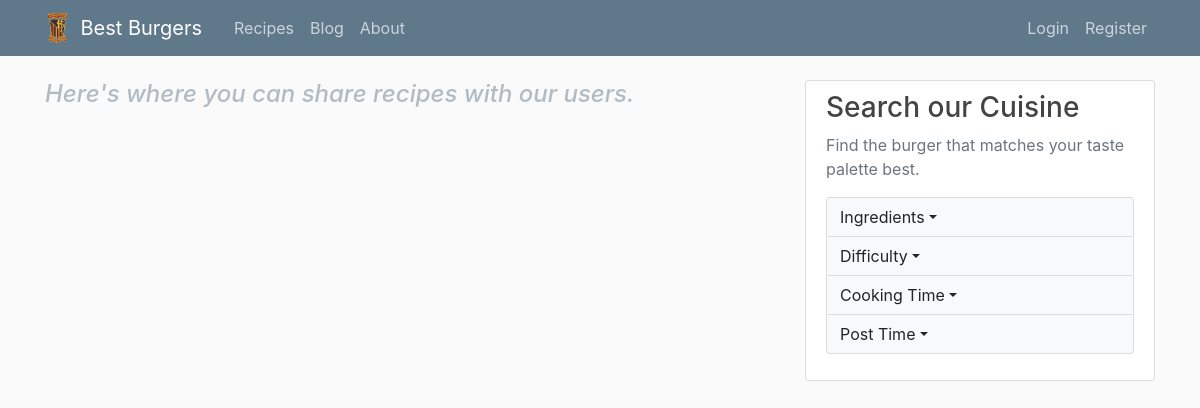
Page /home on the earlier database version.
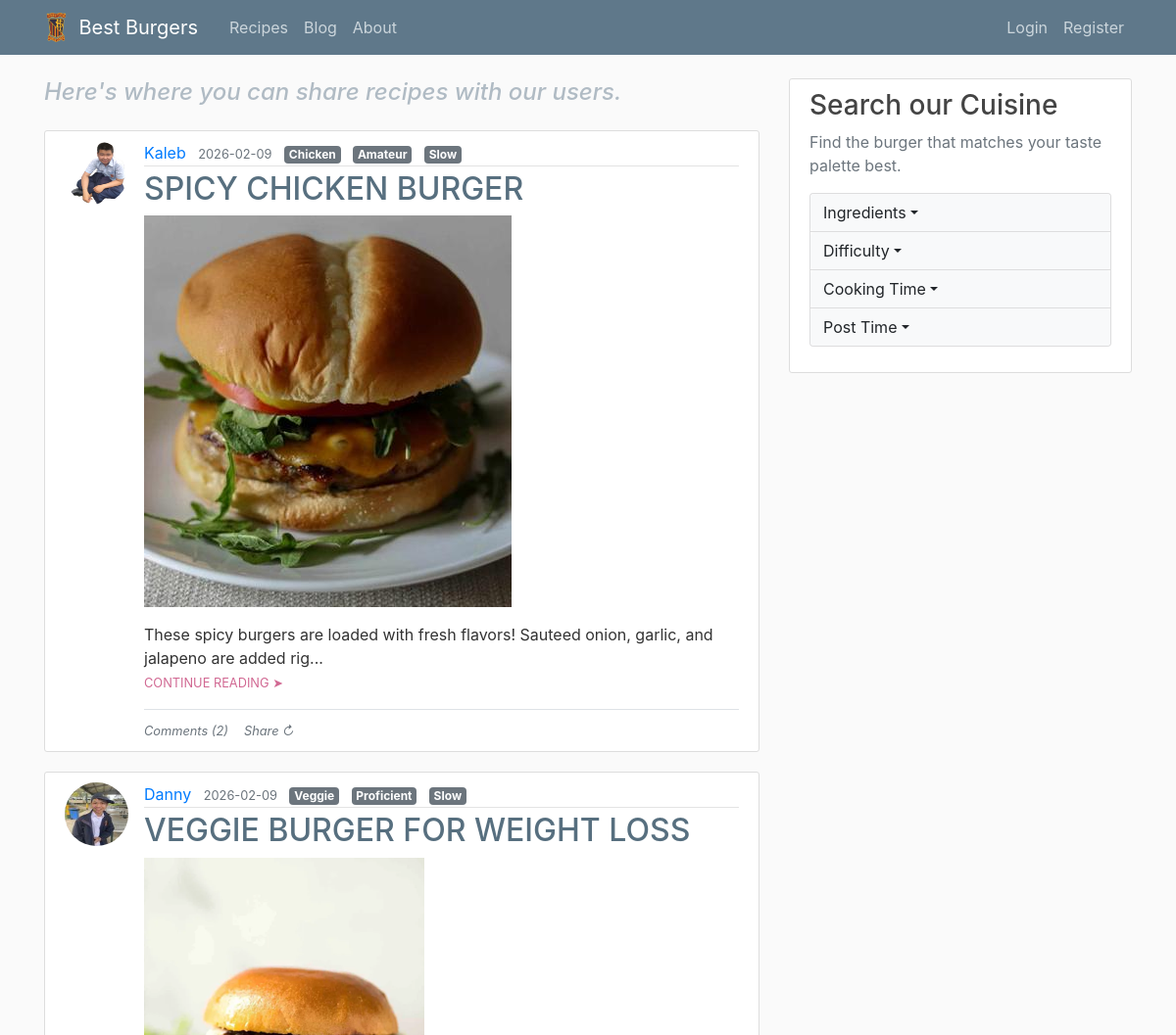
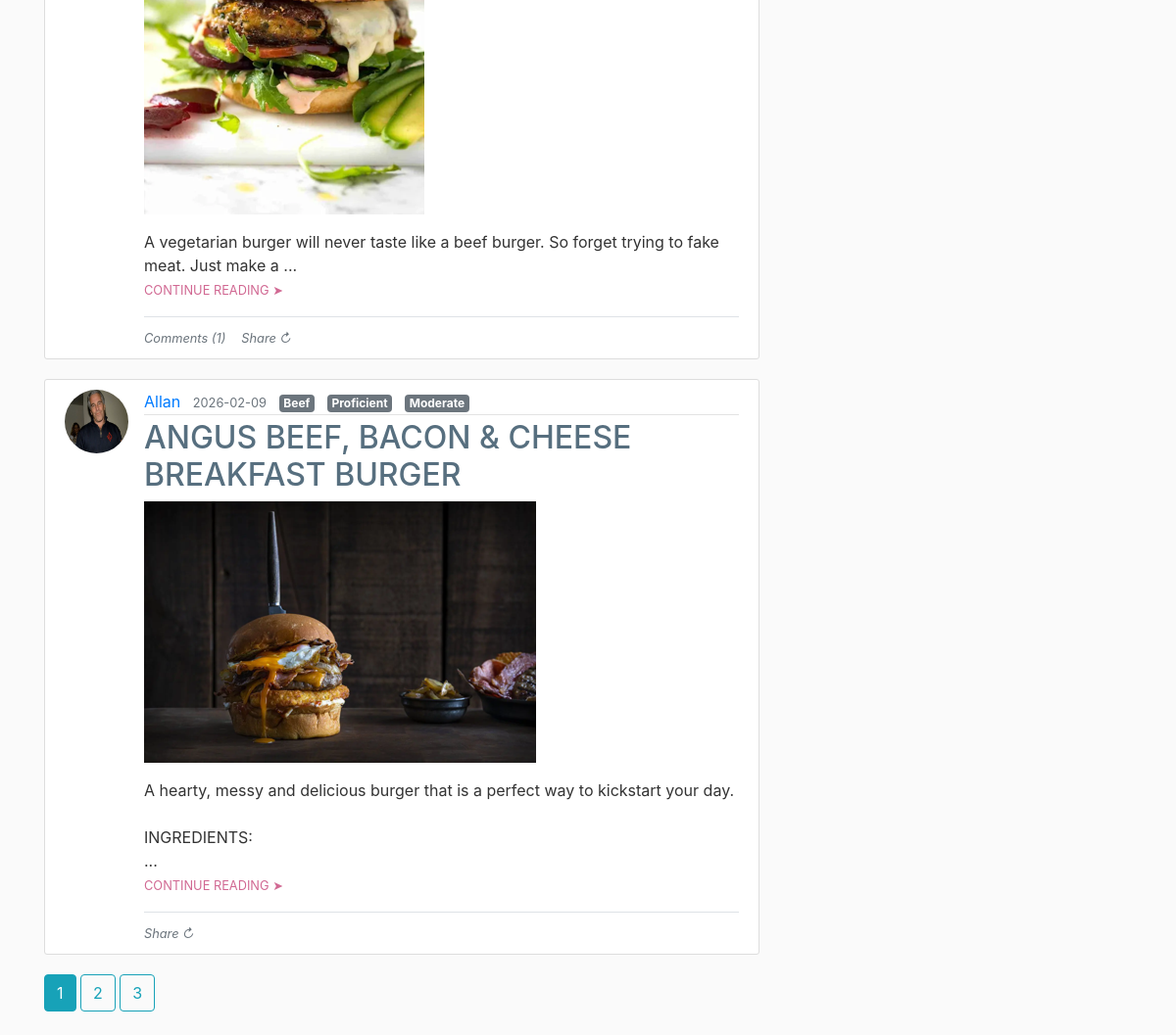
Same page on the later database version (2 pictures, top to bottom).
### flaskblog/models.py (models this page shows, shortened)
class Post(db.Model):
    id = db.Column(db.Integer, primary_key=True) # Primary key for posts
    title = db.Column(db.String(100), nullable=False)
    date_posted = db.Column(db.DateTime, nullable=False, default=datetime.utcnow)
    content = db.Column(db.Text, nullable=False)
    image_file = db.Column(db.String(20), nullable=True) # Optional image file
    tags = db.Column(db.String(200), nullable=True, default="") # Optional tags users can include on their posts for search filters
    user_id = db.Column(db.Integer, db.ForeignKey('user.id'), nullable=False)
    category = db.Column(db.String(20), nullable=False, default="main")
    comments = db.relationship('Comment', backref='post', lazy=True, cascade="all, delete-orphan")

class User(db.Model, UserMixin):
    id = db.Column(db.Integer, primary_key=True) # Primary key for the user table
    username = db.Column(db.String(20), unique=True, nullable=False)
    email = db.Column(db.String(120), unique=True, nullable=False)
    image_file = db.Column(db.String(20), nullable=False, default='default.jpg') # Profile image filename stored in the database
    password = db.Column(db.String(60), nullable=False)
    posts = db.relationship('Post', backref='author', lazy=True)
    is_admin = db.Column(db.Boolean, default=False)

### flaskblog/main/routes.py (the view)
@main.route("/")
@main.route("/home")
def home():
    page = request.args.get('page', 1, type=int) # Get current page number for pagination (default = 1)
    selected_tags = request.args.getlist('tags') # Get list of selected tags from query parameters
    sort_option = request.args.get('sort', 'latest')
    category = request.args.get('category', 'main')
    query = Post.query.filter_by(category=category)
    for tag in selected_tags:
        query = query.filter(Post.tags.contains(tag))
    if sort_option == 'oldest':
        query = query.order_by(Post.date_posted.asc())
    else:
        query = query.order_by(Post.date_posted.desc())
    posts = query.order_by(Post.date_posted.desc()).paginate(page=page, per_page=3)
    return render_template('home.html', posts=posts, current_category='main')

### flaskblog/__init__.py (called while the page is built)
def create_app(config_class=Config):
    app = Flask(__name__)
    app.config.from_object(Config) # Load configuration settings
    db.init_app(app)
    bcrypt.init_app(app)
    login_manager.init_app(app)
    mail.init_app(app)
    from flaskblog.users.routes import users
    from flaskblog.posts.routes import posts
    from flaskblog.main.routes import main
    from flaskblog.errors.handlers import errors
    app.register_blueprint(users)
    app.register_blueprint(posts)
    app.register_blueprint(main)
    app.register_blueprint(errors)
    @app.context_processor
    def inject_tag_labels():
        return dict(tag_labels=TAG_LABELS)
    with app.app_context():
        db.create_all()
        load_admin_user()
    return app

### flaskblog/templates/home.html (shortened to what this page needs)
{% extends "layout.html" %}
{% block content %}
<h4 class="mb-4" style="color: #B0BBC4;"><i>Here's where you can share recipes with our users.</i></h4>
{% for post in posts.items %}
    <article class="media content-section">
      <img class="rounded-circle article-img" src="{{ url_for('static', filename='profile_pics/' + post.author.image_file) }}">
      <div class="media-body">
        <div class="article-metadata">
          <a class="mr-2" href="{{ url_for('users.user_posts', username=post.author.username) }}">{{ post.author.username }}</a>
          <small class="text-muted">{{ post.date_posted.strftime('%Y-%m-%d') }}</small>
          {% for tag in post.tags.split(',') %}
            <span class="badge badge-secondary ml-2">{{ tag_labels.get(tag, tag) }}</span>
          {% endfor %}
        </div>
        <h2><a class="article-title" href="{{ url_for('posts.post', post_id=post.id) }}">{{ post.title }}</a></h2>
        {% if post.image_file %}
        <img class="img-fluid mb-3" src="{{ url_for('static', filename='post_pics/' + post.image_file) }}">
        {% endif %}
        {% if post.content|length > 100 %}
          <p class="article-content"> {{ post.content[:100] }}...
            <small><a class="article-read-more" href="{{ url_for('posts.post', post_id=post.id) }}">CONTINUE READING ➤</a></small> </p>
          {% else %}
            <p class="article-content">{{ post.content }}</p>
        {% endif %}
        <div class="border-top pt-2 mt-2 d-flex align-items-center">
          {% if post.comments|length > 0 %}
              <a class="text-muted mr-3" href="{{ url_for('posts.post', post_id=post.id) }}#comments"><small><i>Comments ({{ post.comments|length }})</i></small></a>
          {% endif %}
          <a href="#" class="copy-link text-muted" data-url="{{ url_for('posts.post', post_id=post.id, _external=True) }}"><small><i class="copy-text">Share ↻</i></small></a>
        </div>
      </div>
    </article>
{% endfor %}
{% for page_num in posts.iter_pages(left_edge=1, right_edge=1, left_current=1, right_current=2) %}
  {% if page_num %}
    {% if posts.page == page_num %}
      <a class="btn btn-info mb-4" href="{{ url_for('main.home', page=page_num, tags=request.args.getlist('tags'),sort=request.args.get('sort')) }}">{{ page_num }}</a>
    {% else %}
      <a class="btn btn-outline-info mb-4" href="{{ url_for('main.home', page=page_num, tags=request.args.getlist('tags'),sort=request.args.get('sort')) }}">{{ page_num }}</a>
    {% endif %}
  {% else %}
    ...
  {% endif %}
{% endfor %}
{% endblock content %}

### flaskblog/templates/layout.html (shortened to what this page needs)
<!DOCTYPE html>
<html>
<head>
    <link rel="stylesheet" href="https://maxcdn.bootstrapcdn.com/bootstrap/4.0.0/css/bootstrap.min.css">
    <link rel="stylesheet" type="text/css" href="{{ url_for('static', filename='main.css') }}">
</head>
<body>
    <header class="site-header">
      <nav class="navbar navbar-expand-md navbar-dark bg-steel fixed-top">
        <div class="container">
          <a class="navbar-brand d-flex align-items-center mr-4" href="/">
            <img src="{{ url_for('static', filename='logo.png') }}" alt="Bonnyrigg High School Logo" class="navbar-logo">
              <span>Best Burgers</span></a>
          <div class="collapse navbar-collapse" id="navbarToggle">
            <div class="navbar-nav mr-auto">
              <a class="nav-item nav-link" href="{{ url_for('main.home') }}">Recipes</a>
              <a class="nav-item nav-link" href="{{ url_for('main.blog') }}">Blog</a>
              <a class="nav-item nav-link" href="{{ url_for('main.about') }}">About</a>
            </div>
            <div class="navbar-nav">
              {% if current_user.is_authenticated %}
                {% if current_category == 'main' %}
                  <a class="nav-link" href="{{ url_for('posts.new_post', category='main') }}">New Post</a>
                {% elif current_category == 'blog' %}
                  <a class="nav-link" href="{{ url_for('posts.new_post', category='blog') }}">New Post</a>
              {% endif %}
                <a class="nav-item nav-link" href="{{ url_for('users.account') }}">Account</a>
                <a class="nav-item nav-link" href="{{ url_for('users.logout') }}">Logout</a>
              {% else %}
                <a class="nav-item nav-link" href="{{ url_for('users.login') }}">Login</a>
                <a class="nav-item nav-link" href="{{ url_for('users.register') }}">Register</a>
              {% endif %}
            </div>
          </div>
        </div>
      </nav>
    </header>
    <main role="main" class="container">
      <div class="row">
        <div class="col-md-8">
          {% block content %}{% endblock %}
        </div>
        {% include "sidebar.html" %}
      </div>
    </main>
</body>
</html>

### flaskblog/templates/sidebar.html (shortened to what this page needs)
<div class="col-md-4">
    <div class="content-section">
        <h3>Search our Cuisine</h3>
        <p class='text-muted'>Find the burger that matches your taste palette best.
            <ul class="list-group">
                <li class="list-group-item list-group-item-light p-0">
                    <div class="dropdown w-100">
                    <button class="btn btn-light dropdown-toggle w-100 text-left" type="button" data-toggle="dropdown">Ingredients</button>
                    </div>
                </li>
                <li class="list-group-item list-group-item-light p-0">
                    <div class="dropdown w-100">
                    <button class="btn btn-light dropdown-toggle w-100 text-left" type="button" data-toggle="dropdown">Difficulty</button>
                    </div>
                </li>
                <li class="list-group-item list-group-item-light p-0">
                    <div class="dropdown w-100">
                    <button class="btn btn-light dropdown-toggle w-100 text-left" type="button" data-toggle="dropdown">Cooking Time</button>
                    </div>
                </li>
                <li class="list-group-item list-group-item-light p-0">
                    <div class="dropdown w-100">
                    <button class="btn btn-light dropdown-toggle w-100 text-left" type="button" data-toggle="dropdown">Post Time</button>
                    </div>
                </li>
            </ul>
        </p>
    </div>
</div>

### flaskblog/static/main.css (style rules this page uses)
body { background: #fafafa; color: #333333; margin-top: 5rem; }
h1, h2, h3, h4, h5, h6 { color: #444444; }
.bg-steel { background-color: #5f788a; }
.site-header .navbar-nav .nav-link { color: #cbd5db; }
.content-section { background: #ffffff; padding: 10px 20px; border: 1px solid #dddddd; border-radius: 3px; margin-bottom: 20px; }
.article-title { color: #576F7F; }
.article-content { white-space: pre-line; }
.article-read-more { color: #d16993; }
.article-img { height: 65px; width: 65px; margin-right: 16px; }
.article-metadata { padding-bottom: 1px; margin-bottom: 4px; border-bottom: 1px solid #e3e3e3 }
.navbar-logo { height: 30px; width: auto; margin-right: 10px; object-fit: contain; }

Differences in the rows shown:
added Post: image_file (picture), author.username "Kaleb", date_posted "2026-02-09", get "Chicken" "Amateur" "Slow", title "SPICY CHICKEN BURGER", content "These spicy burgers are loaded with fresh flavors! Sauteed onion, garlic, and jalapeno are added rig", comments|length "2"
added Post: image_file (picture), author.username "Danny", date_posted "2026-02-09", get "Veggie" "Proficient" "Slow", title "VEGGIE BURGER FOR WEIGHT LOSS", content "A vegetarian burger will never taste like a beef burger. So forget trying to fake meat. Just make a", comments|length "1"
added Post: image_file (picture), author.username "Allan", date_posted "2026-02-09", get "Beef" "Proficient" "Moderate", title "ANGUS BEEF, BACON & CHEESE BREAKFAST BURGER", content "A hearty, messy and delicious burger that is a perfect way to kickstart your day. INGREDIENTS:"
Other differences:
new list line: "1"
new list line: "2"
new list line: "3"
